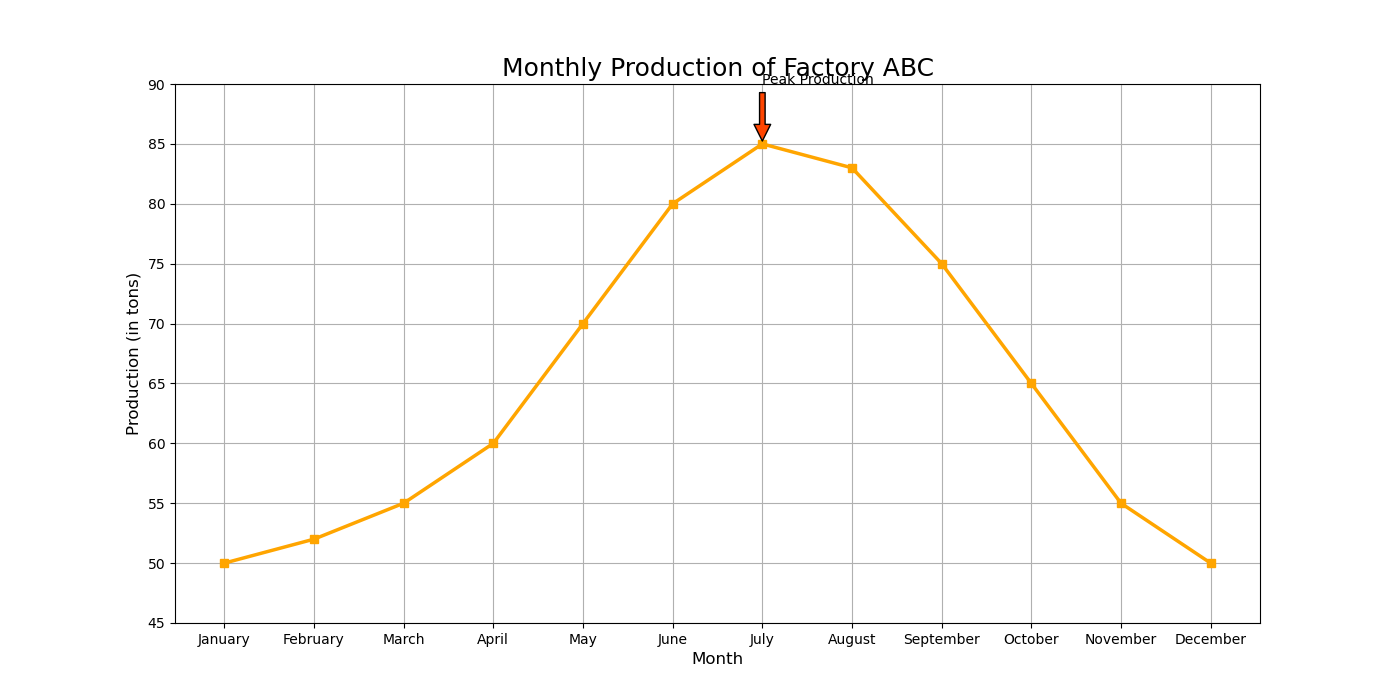

The Python source for this figure:

import matplotlib.pyplot as plt

# Data
months = ['January', 'February', 'March', 'April', 'May', 'June', 'July', 'August', 'September', 'October', 'November', 'December']
production = [50, 52, 55, 60, 70, 80, 85, 83, 75, 65, 55, 50]

# Plotting the line chart
plt.figure(figsize=(14, 7))  # Change width and height of the chart
plt.plot(months, production, marker='s', linestyle='-', color='#ffa500', linewidth=2.5)  # Modify color scheme

# Adding title and labels
plt.title('Monthly Production of Factory ABC', fontsize=18)
plt.xlabel('Month', fontsize=12)
plt.ylabel('Production (in tons)', fontsize=12)

# Adding an annotation for the highest production
highest_prod_index = production.index(max(production))
highest_prod_month = months[highest_prod_index]
plt.annotate('Peak Production', xy=(highest_prod_index, max(production)), xytext=(highest_prod_index, max(production) + 5),
             arrowprops=dict(facecolor='#ff4500', shrink=0.05))

# Add a grid, set axis ranges and show the plot
plt.grid(True)
plt.ylim(45, 90)
plt.show()
